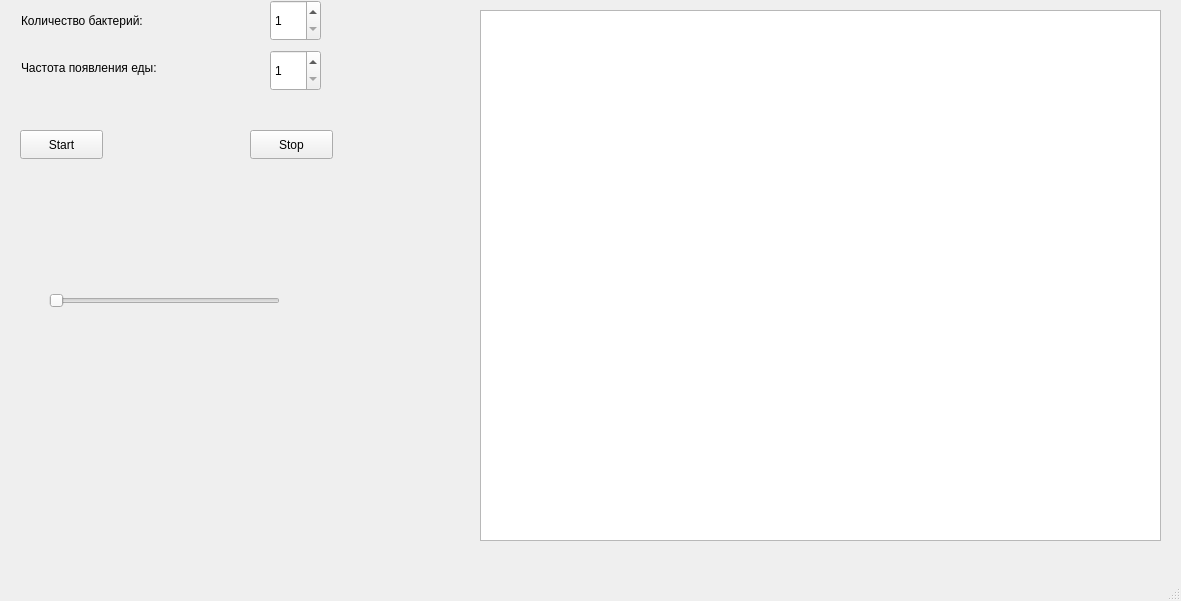
<?xml version="1.0" encoding="UTF-8"?>
<ui version="4.0">
 <class>MainWindow</class>
 <widget class="QMainWindow" name="MainWindow">
  <property name="geometry">
   <rect>
    <x>0</x>
    <y>0</y>
    <width>1181</width>
    <height>601</height>
   </rect>
  </property>
  <property name="windowTitle">
   <string>MainWindow</string>
  </property>
  <widget class="QWidget" name="centralwidget">
   <widget class="QGraphicsView" name="graphicsView">
    <property name="geometry">
     <rect>
      <x>480</x>
      <y>10</y>
      <width>681</width>
      <height>531</height>
     </rect>
    </property>
   </widget>
   <widget class="QSlider" name="horizontalSlider">
    <property name="geometry">
     <rect>
      <x>49</x>
      <y>270</y>
      <width>231</width>
      <height>61</height>
     </rect>
    </property>
    <property name="minimum">
     <number>1</number>
    </property>
    <property name="maximum">
     <number>5</number>
    </property>
    <property name="orientation">
     <enum>Qt::Horizontal</enum>
    </property>
   </widget>
   <widget class="QPushButton" name="pushButton_2">
    <property name="geometry">
     <rect>
      <x>250</x>
      <y>130</y>
      <width>83</width>
      <height>29</height>
     </rect>
    </property>
    <property name="text">
     <string>Stop</string>
    </property>
   </widget>
   <widget class="QSpinBox" name="spinBox">
    <property name="geometry">
     <rect>
      <x>270</x>
      <y>0</y>
      <width>51</width>
      <height>41</height>
     </rect>
    </property>
    <property name="minimum">
     <number>1</number>
    </property>
   </widget>
   <widget class="QSpinBox" name="spinBox_2">
    <property name="geometry">
     <rect>
      <x>270</x>
      <y>50</y>
      <width>51</width>
      <height>41</height>
     </rect>
    </property>
    <property name="minimum">
     <number>1</number>
    </property>
    <property name="maximum">
     <number>5</number>
    </property>
   </widget>
   <widget class="QLabel" name="label">
    <property name="geometry">
     <rect>
      <x>21</x>
      <y>11</y>
      <width>153</width>
      <height>20</height>
     </rect>
    </property>
    <property name="text">
     <string>Количество бактерий:</string>
    </property>
   </widget>
   <widget class="QPushButton" name="pushButton">
    <property name="geometry">
     <rect>
      <x>20</x>
      <y>130</y>
      <width>83</width>
      <height>29</height>
     </rect>
    </property>
    <property name="text">
     <string>Start</string>
    </property>
   </widget>
   <widget class="QLabel" name="label_2">
    <property name="geometry">
     <rect>
      <x>21</x>
      <y>47</y>
      <width>181</width>
      <height>41</height>
     </rect>
    </property>
    <property name="text">
     <string>Частота появления еды:</string>
    </property>
   </widget>
  </widget>
  <widget class="QMenuBar" name="menubar">
   <property name="geometry">
    <rect>
     <x>0</x>
     <y>0</y>
     <width>1181</width>
     <height>25</height>
    </rect>
   </property>
  </widget>
  <widget class="QStatusBar" name="statusbar"/>
 </widget>
 <resources/>
 <connections/>
</ui>
